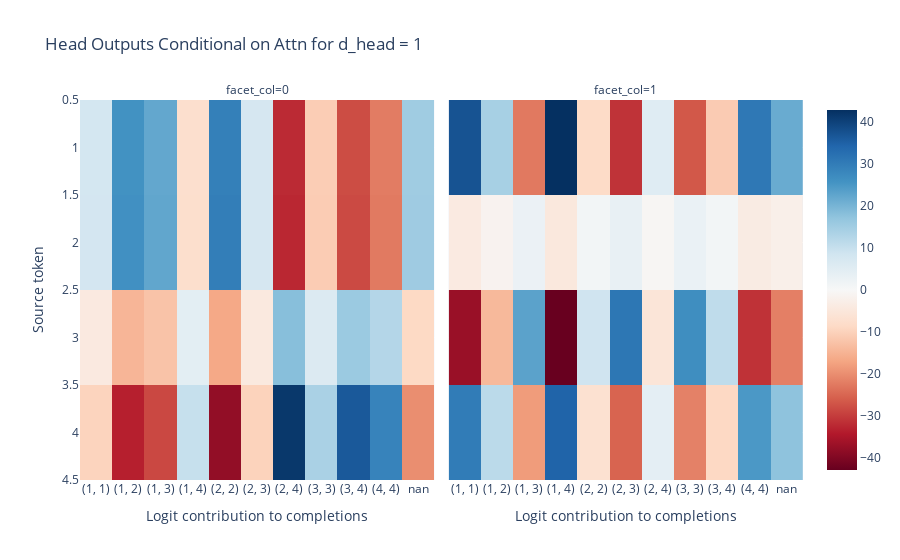
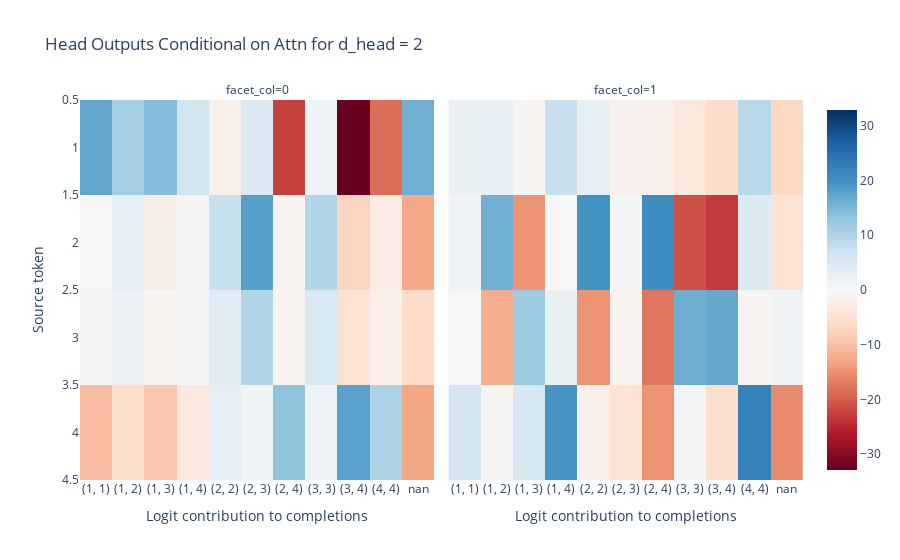
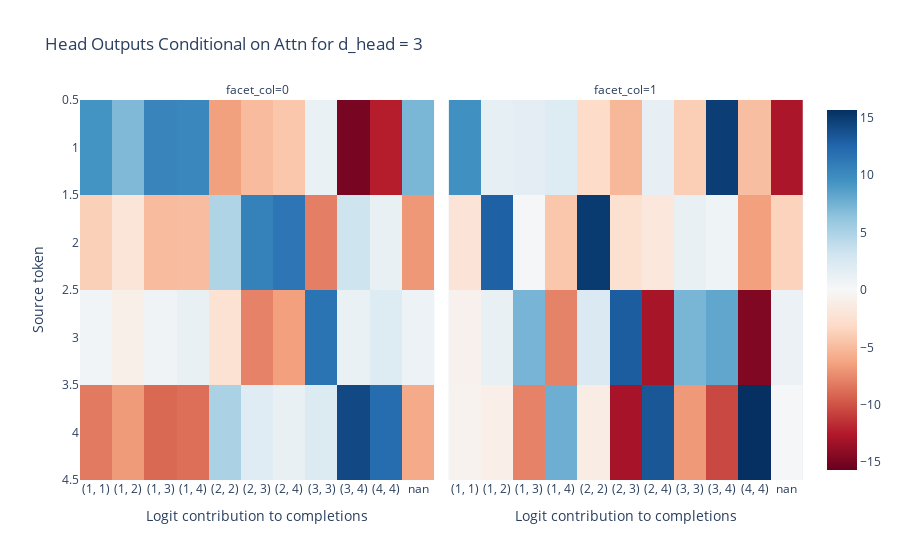
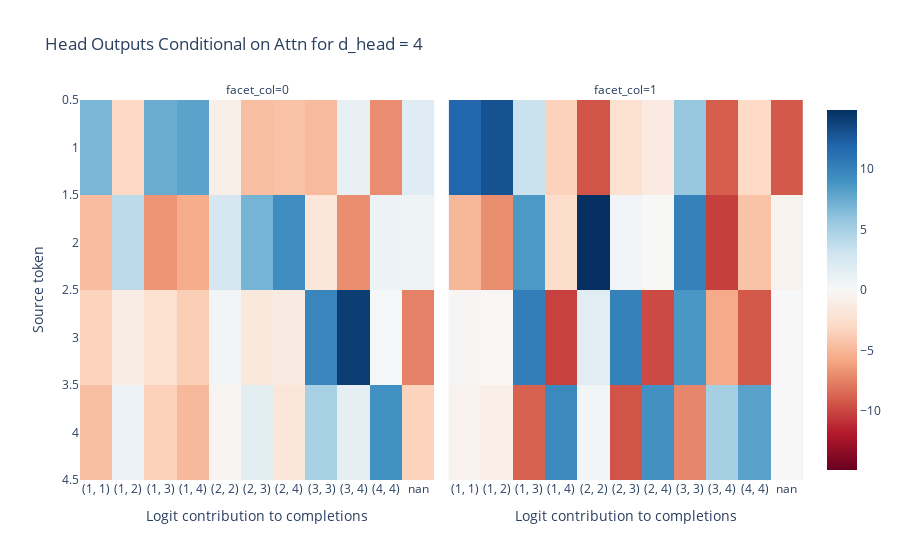

The cell these charts' notebook holds for them, in order:
### Code cell
indx = list(ans_map.keys())
indx.append("nan")
x_labels = [str(x) for x in indx]

for dh in range(1,6):
    pre_trained = models[dh]
    head_outputs = t.zeros((model_config.n_heads, model_config.n_ctx, model_config.d_vocab))

    ## getting DLA from each token to each possible continuation
    for i in range(1,5):
        seq = [i,0]
        X = t.Tensor(seq).unsqueeze(0).int()
        for head in range(model_config.n_heads):
            temp = get_head_to_resid(pre_trained, pre_trained.activation_cache, head, X)
            temp = get_head_to_logits(pre_trained, temp)
            #print(head_outputs[head, i-1].shape, temp[0,-1].shape)
            head_outputs[head, i-1,:] = temp[0,-1,:]
    
    seq = [1,2,3,4,0]
    rankings = get_rankings(seq, pre_trained)


    ## getting attention of each token per head


    print(f"Attention ranking for d_head = {dh} is {rankings}")
    imshow(head_outputs, facet_col = 0, y = [1,2,3,4], x = x_labels, title = f"Head Outputs Conditional on Attn for d_head = {dh}",xaxis = "Logit contribution to completions", yaxis = "Source token")

### Figure 1 — Plotly figure (JSON) as saved in the notebook; plotly's stock layout.template omitted (floating-point values rounded to 4 significant figures)
{"data": [{"coloraxis": "coloraxis", "hovertemplate": "Logit contribution to completions: %{x}<br>Source token: %{y}<br>color: %{z}<extra></extra>", "name": "0", "type": "heatmap", "x": ["(1, 1)", "(1, 2)", "(1, 3)", "(1, 4)", "(2, 2)", "(2, 3)", "(2, 4)", "(3, 3)", "(3, 4)", "(4, 4)", "nan"], "xaxis": "x", "y": [1, 2, 3, 4], "yaxis": "y", "z": [[7.782, 25.91, 22.19, -7.393, 29.37, 7.461, -32.09, -10.77, -27.99, -22.19, 15.22], [7.869, 26.21, 22.45, -7.48, 29.7, 7.547, -32.45, -10.9, -28.31, -22.45, 15.39], [-4.16, -14.53, -12.41, 4.466, -16.5, -4.365, 18.18, 6.027, 15.84, 12.51, -8.777], [-9.729, -33.39, -28.54, 9.997, -37.89, -9.881, 41.62, 13.86, 36.28, 28.69, -19.97]]}, {"coloraxis": "coloraxis", "hovertemplate": "Logit contribution to completions: %{x}<br>Source token: %{y}<br>color: %{z}<extra></extra>", "name": "1", "type": "heatmap", "x": ["(1, 1)", "(1, 2)", "(1, 3)", "(1, 4)", "(2, 2)", "(2, 3)", "(2, 4)", "(3, 3)", "(3, 4)", "(4, 4)", "nan"], "xaxis": "x2", "y": [1, 2, 3, 4], "yaxis": "y2", "z": [[37.27, 14.22, -22.61, 42.82, -8.368, -31.1, 5.297, -26.66, -11.06, 30.79, 21.56], [-3.996, -1.422, 2.721, -4.641, 1.121, 3.421, -0.6789, 2.916, 1.156, -3.568, -2.495], [-37.1, -13.97, 23.04, -42.72, 8.734, 31.11, -5.474, 26.64, 10.96, -31.13, -21.79], [30.16, 11.53, -18.24, 34.64, -6.732, -25.15, 4.267, -21.56, -8.955, 24.87, 17.41]]}], "layout": {"annotations": [{"font": {}, "showarrow": false, "text": "facet_col=0", "x": 0.245, "xanchor": "center", "xref": "paper", "y": 1, "yanchor": "bottom", "yref": "paper"}, {"font": {}, "showarrow": false, "text": "facet_col=1", "x": 0.755, "xanchor": "center", "xref": "paper", "y": 1, "yanchor": "bottom", "yref": "paper"}], "coloraxis": {"cmid": 0, "colorscale": [[0, "rgb(103,0,31)"], [0.1, "rgb(178,24,43)"], [0.2, "rgb(214,96,77)"], [0.3, "rgb(244,165,130)"], [0.4, "rgb(253,219,199)"], [0.5, "rgb(247,247,247)"], [0.6, "rgb(209,229,240)"], [0.7, "rgb(146,197,222)"], [0.8, "rgb(67,147,195)"], [0.9, "rgb(33,102,172)"], [1, "rgb(5,48,97)"]]}, "title": {"text": "Head Outputs Conditional on Attn for d_head = 1"}, "xaxis": {"anchor": "y", "constrain": "domain", "domain": [0, 0.49], "scaleanchor": "y", "title": {"text": "Logit contribution to completions"}}, "xaxis2": {"anchor": "y2", "domain": [0.51, 1], "matches": "x", "title": {"text": "Logit contribution to completions"}}, "yaxis": {"anchor": "x", "autorange": "reversed", "constrain": "domain", "domain": [0, 1], "title": {"text": "Source token"}}, "yaxis2": {"anchor": "x2", "domain": [0, 1], "matches": "y", "showticklabels": false}}}

### Figure 2 — Plotly figure (JSON) as saved in the notebook; plotly's stock layout.template omitted (floating-point values rounded to 4 significant figures)
{"data": [{"coloraxis": "coloraxis", "hovertemplate": "Logit contribution to completions: %{x}<br>Source token: %{y}<br>color: %{z}<extra></extra>", "name": "0", "type": "heatmap", "x": ["(1, 1)", "(1, 2)", "(1, 3)", "(1, 4)", "(2, 2)", "(2, 3)", "(2, 4)", "(3, 3)", "(3, 4)", "(4, 4)", "nan"], "xaxis": "x", "y": [1, 2, 3, 4], "yaxis": "y", "z": [[17.16, 11.15, 14.24, 6.241, -1.858, 4.934, -22.66, 1.533, -32.87, -18.44, 15.98], [-0.2285, 3.057, -2.252, 0.9149, 7.468, 18.18, -0.9095, 9.706, -7.27, -2.493, -12.62], [0.5107, 2.048, -0.6613, 0.7326, 3.954, 9.827, -1.289, 5.2, -5.013, -2.03, -6.198], [-10.22, -5.788, -8.968, -3.413, 3.155, 1.629, 13.28, 1.502, 17.82, 10.21, -12.9]]}, {"coloraxis": "coloraxis", "hovertemplate": "Logit contribution to completions: %{x}<br>Source token: %{y}<br>color: %{z}<extra></extra>", "name": "1", "type": "heatmap", "x": ["(1, 1)", "(1, 2)", "(1, 3)", "(1, 4)", "(2, 2)", "(2, 3)", "(2, 4)", "(3, 3)", "(3, 4)", "(4, 4)", "nan"], "xaxis": "x2", "y": [1, 2, 3, 4], "yaxis": "y2", "z": [[2.628, 2.773, -0.6418, 7.432, 2.99, -1.54, -1.828, -3.603, -6.265, 9.241, -6.927], [1.375, 15.88, -14.75, 0.156, 19.61, 0.6825, 20.65, -21.14, -23.12, 4.652, -5.043], [-0.1807, -12.06, 12.0, 2.604, -14.9, -1.034, -17.65, 16.21, 17.0, -0.65, 1.345], [6.294, -0.364, 5.383, 19.58, -1.709, -4.479, -14.86, 0.622, -5.567, 22.36, -15.66]]}], "layout": {"annotations": [{"font": {}, "showarrow": false, "text": "facet_col=0", "x": 0.245, "xanchor": "center", "xref": "paper", "y": 1, "yanchor": "bottom", "yref": "paper"}, {"font": {}, "showarrow": false, "text": "facet_col=1", "x": 0.755, "xanchor": "center", "xref": "paper", "y": 1, "yanchor": "bottom", "yref": "paper"}], "coloraxis": {"cmid": 0, "colorscale": [[0, "rgb(103,0,31)"], [0.1, "rgb(178,24,43)"], [0.2, "rgb(214,96,77)"], [0.3, "rgb(244,165,130)"], [0.4, "rgb(253,219,199)"], [0.5, "rgb(247,247,247)"], [0.6, "rgb(209,229,240)"], [0.7, "rgb(146,197,222)"], [0.8, "rgb(67,147,195)"], [0.9, "rgb(33,102,172)"], [1, "rgb(5,48,97)"]]}, "title": {"text": "Head Outputs Conditional on Attn for d_head = 2"}, "xaxis": {"anchor": "y", "constrain": "domain", "domain": [0, 0.49], "scaleanchor": "y", "title": {"text": "Logit contribution to completions"}}, "xaxis2": {"anchor": "y2", "domain": [0.51, 1], "matches": "x", "title": {"text": "Logit contribution to completions"}}, "yaxis": {"anchor": "x", "autorange": "reversed", "constrain": "domain", "domain": [0, 1], "title": {"text": "Source token"}}, "yaxis2": {"anchor": "x2", "domain": [0, 1], "matches": "y", "showticklabels": false}}}

### Figure 3 — Plotly figure (JSON) as saved in the notebook; plotly's stock layout.template omitted (floating-point values rounded to 4 significant figures)
{"data": [{"coloraxis": "coloraxis", "hovertemplate": "Logit contribution to completions: %{x}<br>Source token: %{y}<br>color: %{z}<extra></extra>", "name": "0", "type": "heatmap", "x": ["(1, 1)", "(1, 2)", "(1, 3)", "(1, 4)", "(2, 2)", "(2, 3)", "(2, 4)", "(3, 3)", "(3, 4)", "(4, 4)", "nan"], "xaxis": "x", "y": [1, 2, 3, 4], "yaxis": "y", "z": [[9.437, 7.035, 10.44, 10.21, -6.43, -5.002, -4.294, 1.116, -14.96, -12.32, 7.227], [-3.78, -2.048, -4.977, -4.923, 4.808, 10.67, 11.47, -7.981, 3.26, 1.148, -6.857], [0.58, -0.9219, 0.6765, 1.261, -2.376, -7.857, -6.49, 11.58, 1.036, 2.169, 0.8996], [-8.215, -6.746, -9.015, -8.717, 5.051, 1.868, 1.145, 2.203, 14.21, 12.06, -5.931]]}, {"coloraxis": "coloraxis", "hovertemplate": "Logit contribution to completions: %{x}<br>Source token: %{y}<br>color: %{z}<extra></extra>", "name": "1", "type": "heatmap", "x": ["(1, 1)", "(1, 2)", "(1, 3)", "(1, 4)", "(2, 2)", "(2, 3)", "(2, 4)", "(3, 3)", "(3, 4)", "(4, 4)", "nan"], "xaxis": "x2", "y": [1, 2, 3, 4], "yaxis": "y2", "z": [[9.593, 1.392, 1.669, 2.109, -2.914, -5.191, 1.309, -3.915, 14.86, -4.803, -12.77], [-2.098, 12.85, 0.1702, -4.343, 15.06, -2.543, -1.844, 1.263, 0.7641, -6.503, -3.596], [-0.7445, 1.206, 7.35, -7.793, 2.388, 13.09, -13.0, 7.27, 8.224, -14.58, 1.025], [-0.5461, -0.9741, -7.882, 7.71, -1.214, -13.01, 13.41, -6.799, -10.45, 15.68, 0.1343]]}], "layout": {"annotations": [{"font": {}, "showarrow": false, "text": "facet_col=0", "x": 0.245, "xanchor": "center", "xref": "paper", "y": 1, "yanchor": "bottom", "yref": "paper"}, {"font": {}, "showarrow": false, "text": "facet_col=1", "x": 0.755, "xanchor": "center", "xref": "paper", "y": 1, "yanchor": "bottom", "yref": "paper"}], "coloraxis": {"cmid": 0, "colorscale": [[0, "rgb(103,0,31)"], [0.1, "rgb(178,24,43)"], [0.2, "rgb(214,96,77)"], [0.3, "rgb(244,165,130)"], [0.4, "rgb(253,219,199)"], [0.5, "rgb(247,247,247)"], [0.6, "rgb(209,229,240)"], [0.7, "rgb(146,197,222)"], [0.8, "rgb(67,147,195)"], [0.9, "rgb(33,102,172)"], [1, "rgb(5,48,97)"]]}, "title": {"text": "Head Outputs Conditional on Attn for d_head = 3"}, "xaxis": {"anchor": "y", "constrain": "domain", "domain": [0, 0.49], "scaleanchor": "y", "title": {"text": "Logit contribution to completions"}}, "xaxis2": {"anchor": "y2", "domain": [0.51, 1], "matches": "x", "title": {"text": "Logit contribution to completions"}}, "yaxis": {"anchor": "x", "autorange": "reversed", "constrain": "domain", "domain": [0, 1], "title": {"text": "Source token"}}, "yaxis2": {"anchor": "x2", "domain": [0, 1], "matches": "y", "showticklabels": false}}}

### Figure 4 — Plotly figure (JSON) as saved in the notebook; plotly's stock layout.template omitted (floating-point values rounded to 4 significant figures)
{"data": [{"coloraxis": "coloraxis", "hovertemplate": "Logit contribution to completions: %{x}<br>Source token: %{y}<br>color: %{z}<extra></extra>", "name": "0", "type": "heatmap", "x": ["(1, 1)", "(1, 2)", "(1, 3)", "(1, 4)", "(2, 2)", "(2, 3)", "(2, 4)", "(3, 3)", "(3, 4)", "(4, 4)", "nan"], "xaxis": "x", "y": [1, 2, 3, 4], "yaxis": "y", "z": [[6.861, -3.102, 7.484, 7.984, -0.8837, -4.574, -4.398, -4.807, 1.159, -7.057, 1.83], [-4.627, 3.987, -6.701, -5.51, 2.577, 7.0, 9.331, -1.846, -6.955, 0.8637, 0.6694], [-3.374, -1.153, -2.342, -3.704, 0.3602, -1.597, -1.295, 9.861, 14.16, 0.1933, -7.508], [-4.566, 0.939, -3.541, -4.847, -0.3596, 1.535, -1.915, 4.983, 1.518, 9.089, -3.405]]}, {"coloraxis": "coloraxis", "hovertemplate": "Logit contribution to completions: %{x}<br>Source token: %{y}<br>color: %{z}<extra></extra>", "name": "1", "type": "heatmap", "x": ["(1, 1)", "(1, 2)", "(1, 3)", "(1, 4)", "(2, 2)", "(2, 3)", "(2, 4)", "(3, 3)", "(3, 4)", "(4, 4)", "nan"], "xaxis": "x2", "y": [1, 2, 3, 4], "yaxis": "y2", "z": [[11.85, 13.05, 3.316, -3.454, -9.429, -2.332, -1.369, 5.727, -9.027, -2.973, -9.189], [-4.955, -6.971, 8.59, -2.756, 14.9, 0.5617, -0.05276, 10.16, -10.31, -4.332, -0.5236], [-0.1635, -0.1325, 10.33, -10.16, 1.622, 10.14, -9.854, 8.68, -5.651, -9.28, 0.02222], [-0.6081, -0.933, -8.847, 9.575, 0.3899, -9.404, 9.06, -7.311, 5.033, 8.033, -0.006632]]}], "layout": {"annotations": [{"font": {}, "showarrow": false, "text": "facet_col=0", "x": 0.245, "xanchor": "center", "xref": "paper", "y": 1, "yanchor": "bottom", "yref": "paper"}, {"font": {}, "showarrow": false, "text": "facet_col=1", "x": 0.755, "xanchor": "center", "xref": "paper", "y": 1, "yanchor": "bottom", "yref": "paper"}], "coloraxis": {"cmid": 0, "colorscale": [[0, "rgb(103,0,31)"], [0.1, "rgb(178,24,43)"], [0.2, "rgb(214,96,77)"], [0.3, "rgb(244,165,130)"], [0.4, "rgb(253,219,199)"], [0.5, "rgb(247,247,247)"], [0.6, "rgb(209,229,240)"], [0.7, "rgb(146,197,222)"], [0.8, "rgb(67,147,195)"], [0.9, "rgb(33,102,172)"], [1, "rgb(5,48,97)"]]}, "title": {"text": "Head Outputs Conditional on Attn for d_head = 4"}, "xaxis": {"anchor": "y", "constrain": "domain", "domain": [0, 0.49], "scaleanchor": "y", "title": {"text": "Logit contribution to completions"}}, "xaxis2": {"anchor": "y2", "domain": [0.51, 1], "matches": "x", "title": {"text": "Logit contribution to completions"}}, "yaxis": {"anchor": "x", "autorange": "reversed", "constrain": "domain", "domain": [0, 1], "title": {"text": "Source token"}}, "yaxis2": {"anchor": "x2", "domain": [0, 1], "matches": "y", "showticklabels": false}}}
